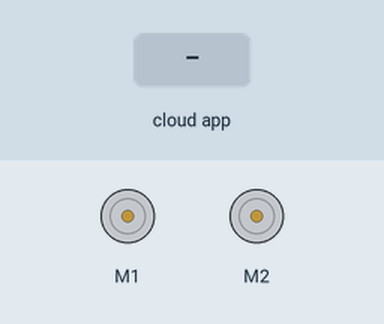
This sketch was run on a simulated Arduino Uno, built with avr-gcc and run on an emulated ATmega328P. Parts: 2 × DC motor (green arrow = forward, orange = backward, longer = faster). The test bench sets the inputs (shaded band). The ROS host is connected and sends only what is stated.

Above: at 1.2 s.
1.3 s: the phone or cloud app sets linear.x to -100
At 2.0 s:
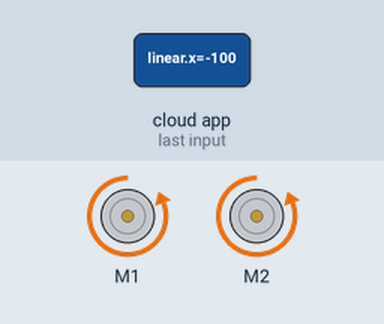
2.8 s: the phone or cloud app sets linear.x to 100
At 3.1 s:
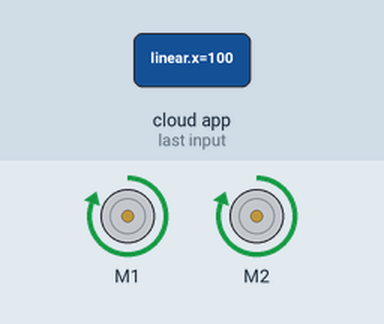
4.3 s: the phone or cloud app sets linear.x to 0
At 5.5 s:
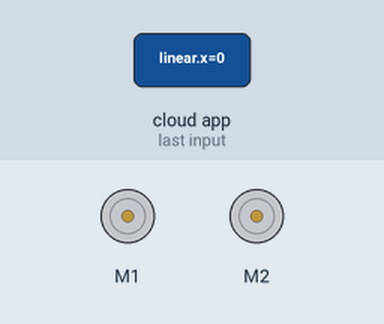
5.8 s: the phone or cloud app sets angular.z to -100
At 6.6 s:
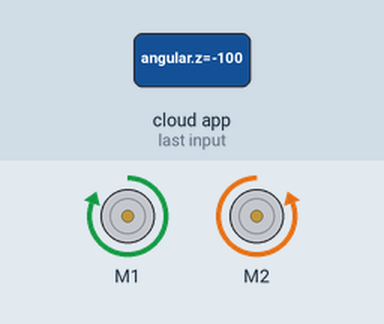
7.3 s: the phone or cloud app sets angular.z to 100
At 7.7 s:
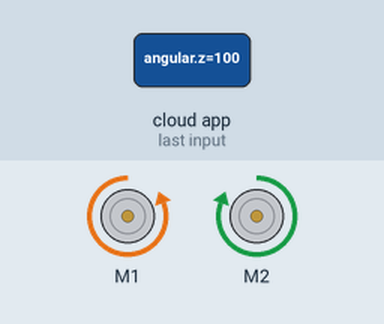
8.8 s: the phone or cloud app sets angular.z to 0
At 10.1 s:
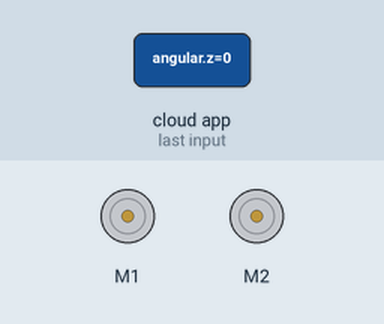
Timing chart, 0 to 11.3 s (numbered marks = the images above; inputs shaded):
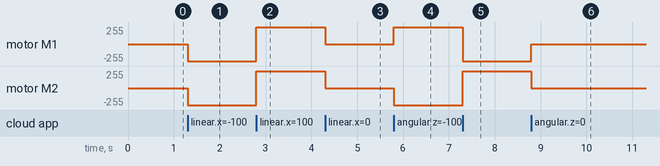

Measured:
- after the input at 1.3 s, motor M1, motor M2: stopped → backward 255/255 at once
- after the input at 2.8 s, motor M1, motor M2: backward 255/255 → forward 255/255 at once
- after the input at 4.3 s, motor M1, motor M2: forward 255/255 → stopped at once
- after the input at 5.8 s, motor M1: stopped → forward 255/255 at once; motor M2: stopped → backward 255/255 at once
- after the input at 7.3 s, motor M1: forward 255/255 → backward 255/255 at once; motor M2: backward 255/255 → forward 255/255 at once
- after the input at 8.8 s, motor M1: backward 255/255 → stopped at once; motor M2: forward 255/255 → stopped at once

The sketch:

driver.ino
```cpp
#include <ros.h>
#include <geometry_msgs/Twist.h>
#include <AFMotor.h>

ros::NodeHandle hrik;
geometry_msgs::Twist received_msg;

AF_DCMotor motor1(1);
AF_DCMotor motor2(2);

void cmd_vel_callback(const geometry_msgs::Twist &msg) {
  received_msg = msg;
}

ros::Subscriber<geometry_msgs::Twist> sub("cmd_vel", &cmd_vel_callback);


void setup() {
  hrik.initNode();
  hrik.subscribe(sub);

  motor1.setSpeed(255);
  motor2.setSpeed(255);

}

void loop() {
  hrik.spinOnce();

  if(received_msg.linear.x>0){
    motor1.run(FORWARD);
    motor2.run(FORWARD);
  }

  else if(received_msg.linear.x<0){
    motor1.run(BACKWARD);
    motor2.run(BACKWARD);
  }

  else if(received_msg.angular.z>0){
    motor1.run(BACKWARD);
    motor2.run(FORWARD);
  }

  else if(received_msg.angular.z<0){
    motor1.run(FORWARD);
    motor2.run(BACKWARD);
  }

  else{
    motor1.run(RELEASE);
    motor2.run(RELEASE);
  }

}
```
